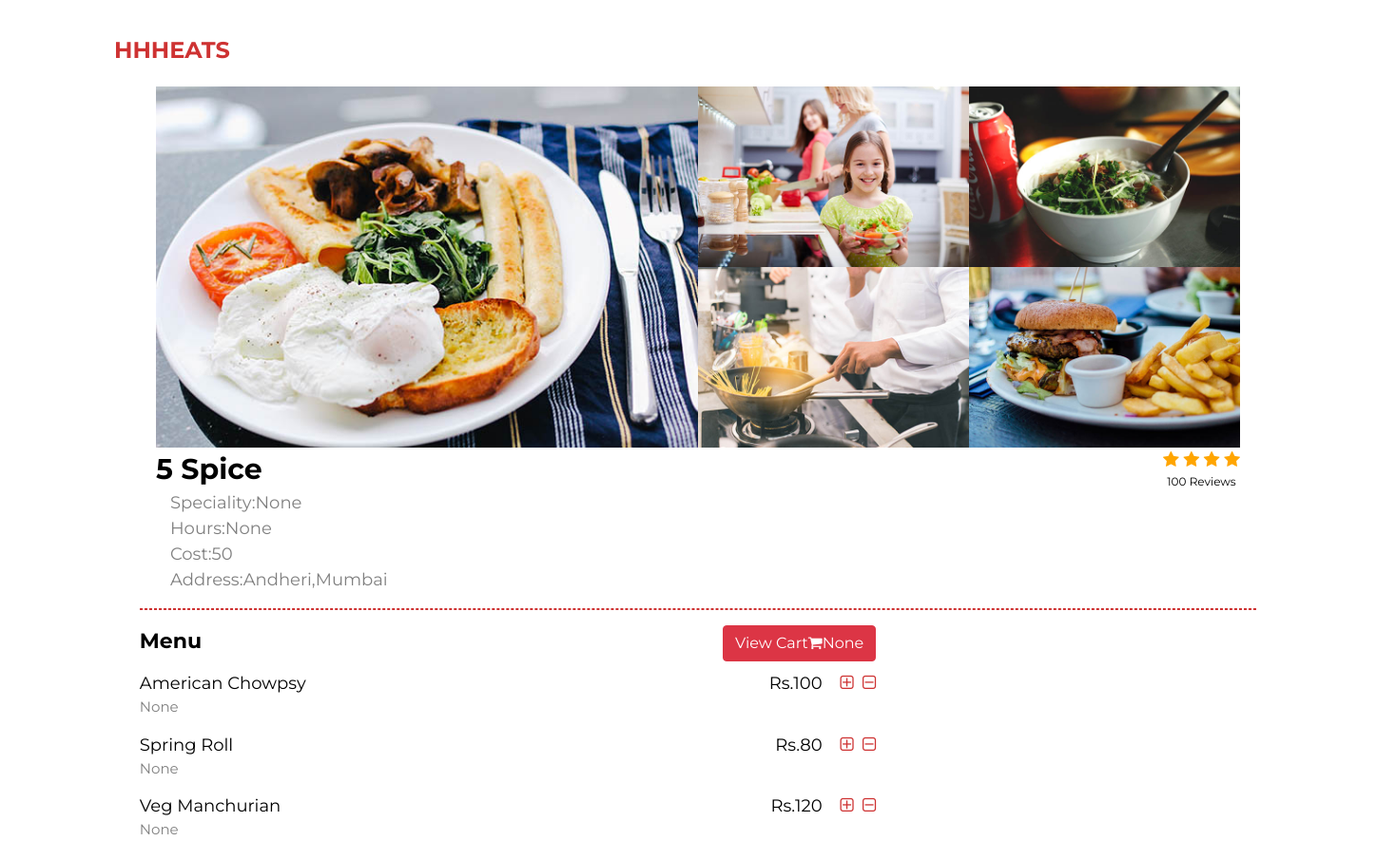
The app's page /menu/2 with its own data.
### foodapp/models.py (models this page shows, shortened)
class Restaurant(models.Model):
    user = models.OneToOneField(Owner, on_delete=models.CASCADE)
    rname = models.CharField(max_length=100, blank=False)
    info = models.CharField(max_length=40, blank=False)
    min_ord = models.CharField(max_length=5, blank=False)
    location = models.CharField(max_length=40, blank=False)
    r_logo = models.FileField(upload_to="rest_logo",blank=False)
    speciality=models.CharField(max_length=200,null=True,blank=True)
    hours=models.CharField(max_length=200,null=True,blank=True)
    rating=models.IntegerField(null=True,blank=True)
    phone=models.CharField(max_length=20,null=True,blank=True)
    REST_STATE_OPEN = "Open"
    REST_STATE_CLOSE = "Closed"
    REST_STATE_CHOICES = (
        (REST_STATE_OPEN, REST_STATE_OPEN),
        (REST_STATE_CLOSE, REST_STATE_CLOSE),
    )
    status = models.CharField(
        max_length=50, choices=REST_STATE_CHOICES, default=REST_STATE_OPEN, blank=False
    )
    approved = models.BooleanField(blank=False, default=True)

class MenuItem(models.Model):
    id = models.AutoField(primary_key=True)
    fname = models.CharField(max_length=30, blank=False)
    category = models.CharField(max_length=50, blank=False)
    description=models.CharField(max_length=200, blank=True,null=True)
    price = models.IntegerField(blank=False)

### foodapp/views.py (the view)
# urls.py: path("menu/<int:pk>",views.restuarantMenu,name="restuarantMenu"),
def restuarantMenu(request, pk=None):
    menu = Menu.objects.get(r_id=pk)
    rest = Restaurant.objects.get(id=pk)
    items = []
    context={
        'rest':rest,
        'menu':menu,
        'r_id':pk
    }
    return render(request, "menu.html", context)

### foodapp/templatetags/giverange.py (called while the page is built, shortened)
@register.filter(name='val')
def val(count):
    return range(count)

@register.filter(name='cart')
def cart_count(user):
    print("jhkdsfhkjsdhfkjdshfkjdfjhk")

### foodapp/templates/menu.html (shortened to what this page needs)
{% load static %}
{% load giverange %}
<!DOCTYPE html>
<html lang="en">
<head>
     <link rel="stylesheet" href="https://maxcdn.bootstrapcdn.com/bootstrap/4.5.2/css/bootstrap.min.css">
     <link rel="stylesheet" href="https://cdnjs.cloudflare.com/ajax/libs/font-awesome/4.7.0/css/font-awesome.min.css">
     <link rel="stylesheet" href="{% static 'css/menu.css' %}">
</head>
<body>
  <a href="{% url 'login' %}" class="navbar-brand">HHHEATS</a>
  <div id="menu" data-stellar-background-ratio="0.5">
          <div class="container">
               <div class="row">
                    <div class="col-md-6 col-sm-6">
                         <div class="menu-thumb">
                              <a href="{% static 'images/menu-image1.jpg' %}" class="image-popup" title="American Breakfast">
                                   <img src="images/menu-image1.jpg" class="img-responsive" alt="">
                              </a>
                         </div>
                    </div>
                    <div class="col-md-3 col-sm-6">
                         <div class="menu-thumb">
                              <a href="images/menu-image2.jpg" class="image-popup" title="Self-made Salad">
                                   <img src="images/menu-image2.jpg" class="img-responsive" alt="">
                              </a>
                         </div>
                         <div class="menu-thumb">
                            <a href="images/menu-image3.jpg" class="image-popup" title="Chinese Noodle">
                                 <img src="images/menu-image3.jpg" class="img-responsive" alt="">
                            </a>
                       </div>
                    </div>
                    <div class="col-md-3 col-sm-6">
                        <div class="menu-thumb">
                            <a href="images/menu-image4.jpg" class="image-popup" title="Rice Soup">
                                 <img src="images/menu-image4.jpg" class="img-responsive" alt="">
                            </a>
                       </div>
                       <div class="menu-thumb">
                        <a href="images/menu-image5.jpg" class="image-popup" title="Project title">
                             <img src="images/menu-image5.jpg" class="img-responsive" alt="">
                        </a>
                   </div>
                    </div>
                    <div class="resname">{{rest.rname}}</div>
                    <div class="rating">
                    {% for i in rest.rating|val %}
                    <span class="fa fa-star checked"></span>
                    {% endfor %}
                    <div class="review">100 Reviews</div>
                    </div>
               </div>
               <div class="resinfo">
                    <div>Speciality:{{rest.speciality}}</div>
                    <div>Hours:{{rest.hours}}</div>
                    <div>Cost:{{rest.min_ord}}</div>
                    <div>Address:{{rest.location}}</div>
               </div>
          </div><hr>
          <div class="fooditems">Menu <a href="{% url "cart" r_id %}"><button type="button" class="btn btn-danger">View Cart<i class="fa fa-shopping-cart" aria-hidden="true"></i>{{request.user|cart}}</button></a>  </div>
          {% for i in menu.r_menu.all %}
          <form method="POST">
          <div class="food-item">{{i.fname}}<span class="food-cost">Rs.{{i.price}}&nbsp;&nbsp;&nbsp; <a href="{% url 'NewOrder' pk=i.id rid=rest.id %}"><i class="fa fa-plus-square-o" aria-hidden="true"></i></a>&nbsp;&nbsp;<a href="{% url 'remove order' pk=i.id rid=rest.id %}"><i class="fa fa-minus-square-o" aria-hidden="true"></i></a></span>
          <div class="food-desc">{{i.description}}</div>
          </form>
          {% endfor %}
          </div>
</body>
</html>

### foodapp/static/css/menu.css (style rules this page uses)
body { background-color: #ffffff; color: black; font-family: 'Montserrat', sans-serif; overflow-x: hidden; }
.navbar-brand { color: #ce3232; font-size: 24px; font-weight: bold; margin-left: 120px; margin-top: 30px; padding-right: 100%; padding-bottom: 20px; }
#menu { padding: 0; display: block; margin-left: auto; margin-right: auto; width: 80%; height: 600px; }
#menu .col-md-3 { margin: 0; padding: 0; }
#menu .col-md-6 { margin: 0; padding: 0; }
.menu-thumb img { width: 100%; transition: 0.5s; }
#menu .menu-thumb { overflow: hidden; position: relative; cursor: pointer; }
.resname { font-size: 30px; font-weight: bold; }
.fa-star { color: lightgrey; }
.checked { color: orange; }
.rating { margin-left: auto; font-size: 18px; }
.review { font-size: 12px; text-align: center; }
.resinfo { font-size: 18px; color: gray; }
hr { border: 0.5px dashed #ce3232; }
.fooditems { font-size: 22px; font-weight: bold; }
.food-item { margin-top: 15px; font-size: 18px; }
.food-cost { float: right; margin-right: 400px; }
.food-desc { font-size: 15px; width: 550px; color: gray; }
.fa-plus-square-o { color: #ce3232; }
.fa-minus-square-o { color: #ce3232; }
.btn-danger { float: right; margin-right: 400px; }

### records on screen
Restaurant: rname "5 Spice", rating 4 (drawn), speciality "None", hours "None", min_ord "50", location "Andheri,Mumbai"
MenuItem: fname "American Chowpsy", price "100", description "None"
MenuItem: fname "Spring Roll", price "80", description "None"
MenuItem: fname "Veg Manchurian", price "120", description "None"

### other values on screen
{{ request.user|cart }} "None"
